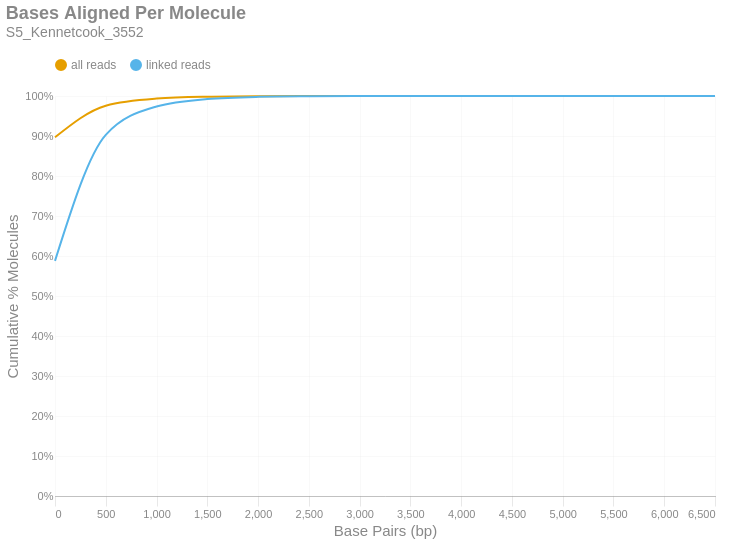

Here is the notebook cell this chart was saved with:
### Markdown cell above
### Bases Aligned Per Molecule
This is a cumulative frequency distribution showing the number of base pairs aligned per unique molecule. These data are shown in 500 bp bins. There are two distributions: one with `all reads` (yellow) and another with only `linked reads` (blue). The percent of molecules in the `linked reads` distribution is relative to the total number of linked molecules.

### Code cell
if SKIPLR:
    print_html(f"Skipped")
else:
    binned_df = consolidated_hist(valids['aligned_bp'], mask, 500, True)
    with SafeRender(binned_df):
        (
            density_plot(binned_df, 'Bases Aligned Per Molecule', samplename, 'basesper')
            .encode(
                x=alt.X('bin:Q', title="Base Pairs (bp)").axis(tickMinStep=500).scale(padding=0),
                y=alt.Y('value:Q', title='Cumulative % Molecules')
                    .axis(format='%')
                    .scale(domain = [0,1])
                    .stack(False),
                color=alt.Color("key:N").scale(domain = ["all reads", "linked reads"]),
                tooltip = [
                    alt.Tooltip("key:N", title = "Data Type"),
                    alt.Tooltip("range_label:N", title="Bases Aligned Per Molecule"),
                    alt.Tooltip("value:Q", format = ".2%", title="% Molecules (Cum.)")
                ]
            )
        ).display()

### Figure 1 — Vega-Lite specification as saved in the notebook (floating-point values rounded to 4 significant figures)
{"width": "container", "height": 400, "config": {"title": {"anchor": "start", "dy": -15, "fontSize": 18, "color": "#888888", "subtitleColor": "#888888", "subtitleFontSize": 14}, "arc": {"fill": "#0072B2"}, "axis": {"domainColor": "#888888", "domainWidth": 0.5, "gridWidth": 0.2, "grid": false, "titleFontWeight": 400, "titleFontSize": 15, "labelFontSize": 11, "labelColor": "#888888", "tickColor": "#888888", "tickWidth": 0.2, "titleColor": "#888888"}, "axisBand": {"grid": false}, "axisX": {"grid": true, "tickSize": 10, "domainCap": "round"}, "axisY": {"domain": false, "grid": true, "tickSize": 0, "domainCap": "round"}, "background": "transparent", "header": {"labelFontSize": 15, "labelColor": "#888888", "titleFontSize": 15, "titleFontWeight": 600, "titleColor": "#888888"}, "legend": {"labelFont": "sans-serif", "labelFontSize": 12, "labelColor": "#888888", "symbolSize": 100, "symbolType": "circle", "titleFontSize": 12, "titlePadding": 10, "titleColor": "#888888", "title": null, "orient": "top"}, "range": {"category": ["#E69F00", "#56B4E9", "#009E73", "#F0E442", "#0072B2", "#D55E00", "#CC79A7", "#000000"], "diverging": ["#cfe8f3", "#a2d4ec", "#73bfe2", "#46abdb", "#1696d2", "#12719e"]}, "area": {"fill": "#0072B2", "fillOpacity": 0.7, "line": true, "strokeOpacity": 0.7}, "line": {"color": "#0072B2", "stroke": "#0072B2", "strokeWidth": 2}, "trail": {"color": "#0072B2", "stroke": "#0072B2", "strokeWidth": 0, "size": 1}, "point": {"filled": true, "fillOpacity": 1.0, "size": 95}, "text": {"color": "#888888", "fontSize": 11, "align": "right", "fontWeight": 400, "size": 11}, "bar": {"fill": "#0072B2", "stroke": null}, "view": {"stroke": null, "continuousWidth": 660, "continuousHeight": 400}}, "data": {"name": "data-ef97747d8656f01a2abe64c3489830a4"}, "mark": {"type": "line", "interpolate": "monotone", "point": {"opacity": 0, "size": 275}}, "encoding": {"color": {"field": "key", "scale": {"domain": ["all reads", "linked reads"]}, "type": "nominal"}, "tooltip": [{"field": "key", "title": "Data Type", "type": "nominal"}, {"field": "range_label", "title": "Bases Aligned Per Molecule", "type": "nominal"}, {"field": "value", "format": ".2%", "title": "% Molecules (Cum.)", "type": "quantitative"}], "x": {"axis": {"tickMinStep": 500}, "field": "bin", "scale": {"padding": 0}, "title": "Base Pairs (bp)", "type": "quantitative"}, "y": {"axis": {"format": "%"}, "field": "value", "scale": {"domain": [0, 1]}, "stack": false, "title": "Cumulative % Molecules", "type": "quantitative"}}, "params": [{"name": "param_c36ac31b6afebe62", "select": {"type": "point", "fields": ["key"]}, "bind": "legend"}], "title": {"text": "Bases Aligned Per Molecule", "subtitle": "S5_Kennetcook_3552"}, "transform": [{"fold": ["all reads (cumsum)", "linked reads (cumsum)"]}, {"calculate": "replace(datum.key, ' (cumsum)', '')", "as": "key"}, {"filter": {"param": "param_c36ac31b6afebe62"}}], "usermeta": {"embedOptions": {"downloadFileName": "S5_Kennetcook_3552.basesper"}}, "$schema": "https://vega.github.io/schema/vega-lite/v6.1.0.json", "datasets": {"data-ef97747d8656f01a2abe64c3489830a4": [{"bin": "0.0", "interval": "0.0-500.0", "all reads": 0.8968, "linked reads": 0.5878, "all reads (cumsum)": 0.8968, "linked reads (cumsum)": 0.5878, "range_label": "0-499"}, {"bin": "500.0", "interval": "500.0-1000.0", "all reads": 0.079, "linked reads": 0.315, "all reads (cumsum)": 0.9758, "linked reads (cumsum)": 0.9028, "range_label": "500-999"}, {"bin": "1000.0", "interval": "1000.0-1500.0", "all reads": 0.01768, "linked reads": 0.07089, "all reads (cumsum)": 0.9935, "linked reads (cumsum)": 0.9737, "range_label": "1000-1499"}, {"bin": "1500.0", "interval": "1500.0-2000.0", "all reads": 0.004664, "linked reads": 0.01871, "all reads (cumsum)": 0.9981, "linked reads (cumsum)": 0.9924, "range_label": "1500-1999"}, {"bin": "2000.0", "interval": "2000.0-2500.0", "all reads": 0.001346, "linked reads": 0.005399, "all reads (cumsum)": 0.9995, "linked reads (cumsum)": 0.9978, "range_label": "2000-2499"}, {"bin": "2500.0", "interval": "2500.0-3000.0", "all reads": 0.0003565, "linked reads": 0.00143, "all reads (cumsum)": 0.9998, "linked reads (cumsum)": 0.9993, "range_label": "2500-2999"}, {"bin": "3000.0", "interval": "3000.0-3500.0", "all reads": 0.0001149, "linked reads": 0.000461, "all reads (cumsum)": 0.9999, "linked reads (cumsum)": 0.9997, "range_label": "3000-3499"}, {"bin": "3500.0", "interval": "3500.0-4000.0", "all reads": 4.14e-05, "linked reads": 0.0001661, "all reads (cumsum)": 1.0, "linked reads (cumsum)": 0.9999, "range_label": "3500-3999"}, {"bin": "4000.0", "interval": "4000.0-4500.0", "all reads": 1.467e-05, "linked reads": 5.885e-05, "all reads (cumsum)": 1.0, "linked reads (cumsum)": 1.0, "range_label": "4000-4499"}, {"bin": "4500.0", "interval": "4500.0-5000.0", "all reads": 8.908e-06, "linked reads": 3.573e-05, "all reads (cumsum)": 1.0, "linked reads (cumsum)": 1.0, "range_label": "4500-4999"}, {"bin": "5000.0", "interval": "5000.0-5500.0", "all reads": 2.795e-06, "linked reads": 1.121e-05, "all reads (cumsum)": 1.0, "linked reads (cumsum)": 1.0, "range_label": "5000-5499"}, {"bin": "5500.0", "interval": "5500.0-6000.0", "all reads": 0.0, "linked reads": 0.0, "all reads (cumsum)": 1.0, "linked reads (cumsum)": 1.0, "range_label": "5500-5999"}, {"bin": "6000.0", "interval": "6000.0-6500.0", "all reads": 5.24e-07, "linked reads": 2.102e-06, "all reads (cumsum)": 1.0, "linked reads (cumsum)": 1.0, "range_label": "6000-6499"}, {"bin": "6500.0", "interval": "6500.0-7000.0", "all reads": 1.747e-07, "linked reads": 7.007e-07, "all reads (cumsum)": 1.0, "linked reads (cumsum)": 1.0, "range_label": "6500-6999"}]}}
